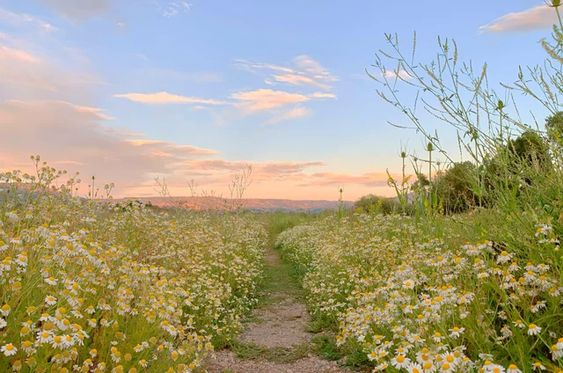
#> input picture field.jpg, 563 x 373 px
$ python blackscreen.py
#> lines starting #> are read from the running program, lines starting #| are printed output that depends on the picture; after the words box and inside, x2 and y2 are one past the last pixel; in counts of white or black regions, pixels touching at a corner belong together
import cv2
import numpy as np

video = cv2.VideoCapture(0)
image = cv2.imread("field.jpg")
#> image is the input picture: shape (373, 563, 3); mean B, G, R 137.8, 161.6, 165.9

while True:

    ret, frame = video.read()
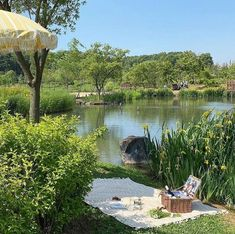
#> input picture picnic.jpg, 235 x 234 px, given in place of the camera
#> frame is the input picture: shape (234, 235, 3); mean B, G, R 107.5, 132.6, 114.8
    print(frame)
#> (printed output is left out)

    frame = cv2.resize(frame, (640, 480))
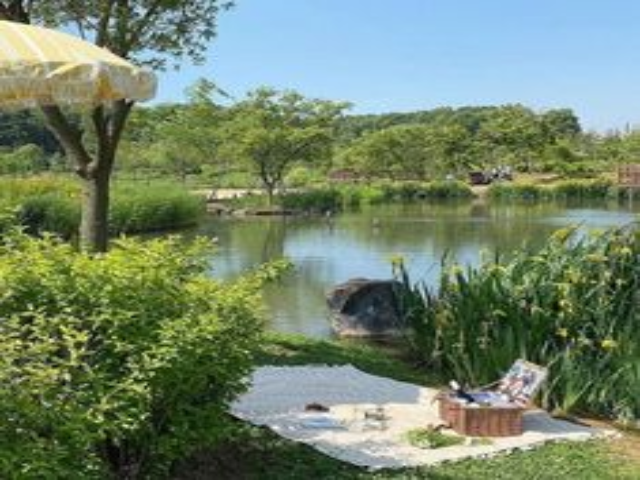
#> frame: shape (480, 640, 3); mean B, G, R 107.4, 132.5, 114.7
    image = cv2.resize(image, (640, 480))
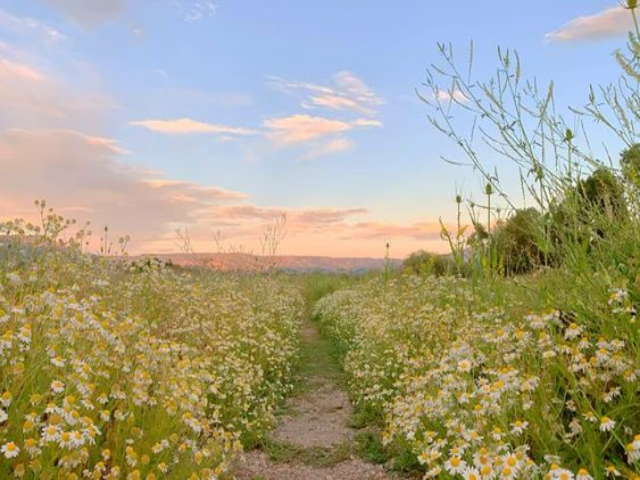
#> image: shape (480, 640, 3); mean B, G, R 137.7, 161.5, 165.8


    u_black = np.array([104, 153, 70])
    l_black = np.array([30, 30, 0])

    mask = cv2.inRange(frame, l_black, u_black)
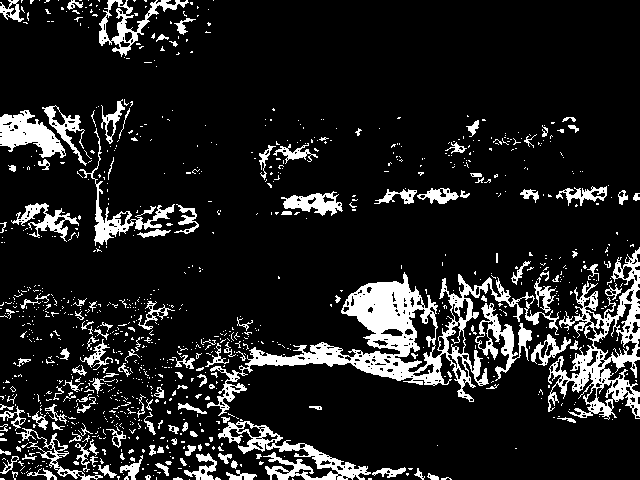
#> mask: shape (480, 640); 12.8% white; 1030 white regions (884 under 20 px), largest, box (x1, y1, x2, y2) and area: (207, 272, 559, 416) 9910, (548, 247, 640, 420) 5035, (218, 421, 371, 480) 2359
    res = cv2.bitwise_and(frame, frame, mask = mask)
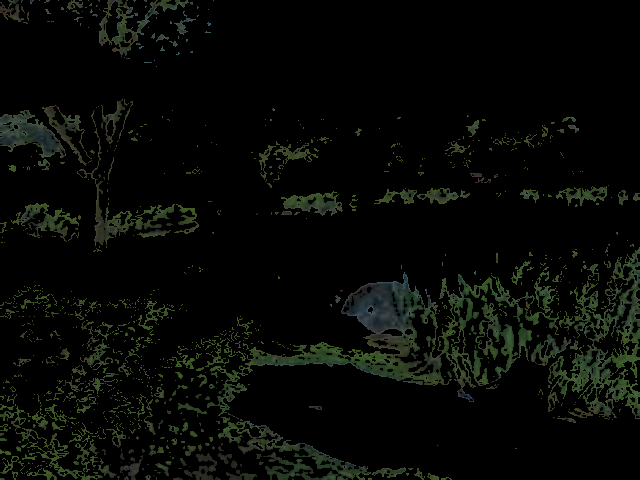
#> res: shape (480, 640, 3); mean B, G, R 5.5, 8.8, 6.8

    f = frame - res
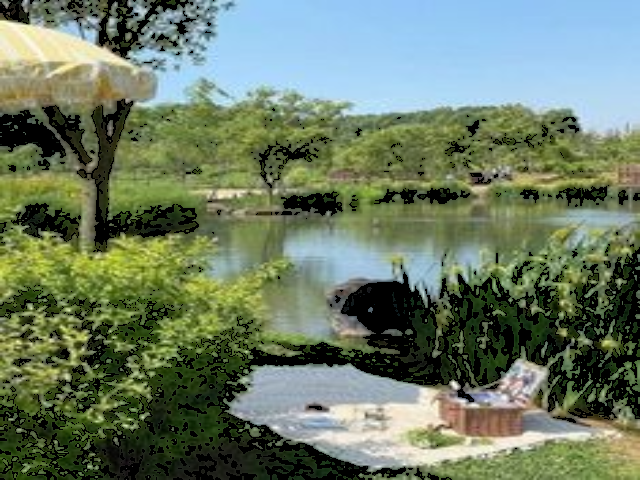
#> f: shape (480, 640, 3); mean B, G, R 101.9, 123.6, 107.9
    f = np.where(f == 0, image, f)
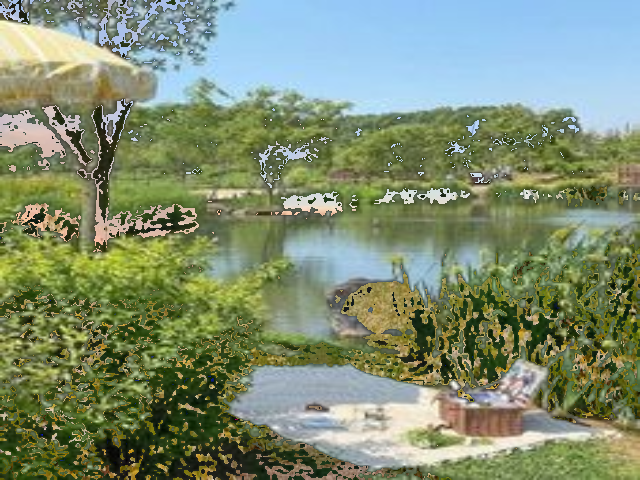
#> f: shape (480, 640, 3); mean B, G, R 114.3, 142.1, 127.8

    cv2.imshow("video", frame)
    cv2.imshow("mask", f)

    if cv2.waitKey(1) & 0xFF == ord('q'):
#> (key q is pressed here)
        break

video.release()
cv2.destroyAllWindows()
